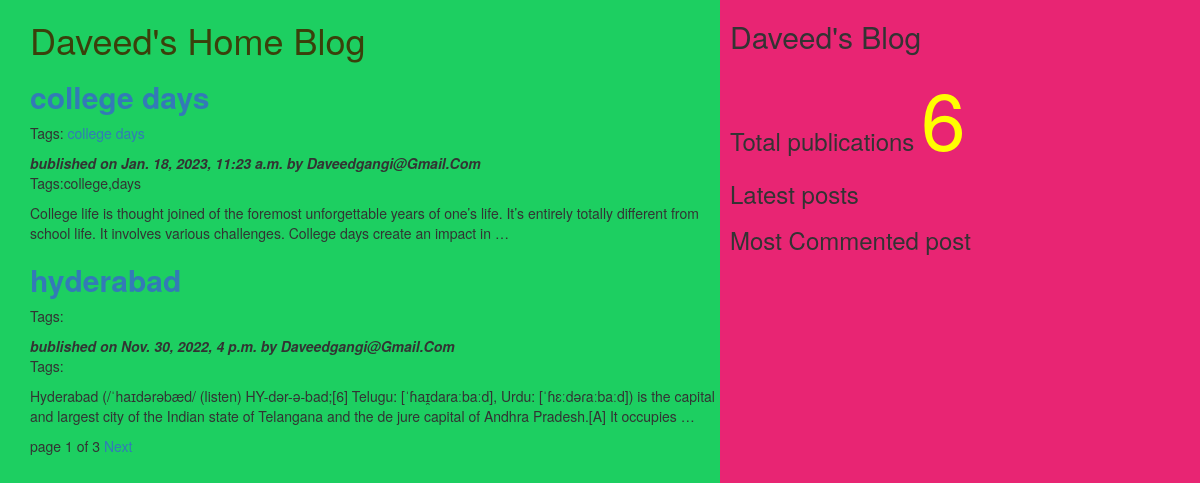
The page / on the database its author committed.
### myApp/models.py (models this page shows, shortened)
class Post(models.Model):
    tags=TaggableManager()
    STATUS_CHOICE=(("draft","Draft"),("published","Published"))
    title=models.CharField(max_length=200)
    slug=models.SlugField(max_length=50,unique_for_date="publish")
    author=models.ForeignKey(User,related_name="blog_posts",on_delete=models.CASCADE)
    body=models.TextField()
    publish=models.DateTimeField(default=timezone.now)
    created=models.DateTimeField(auto_now_add=True)
    updated=models.DateTimeField(auto_now_add=True)
    status=models.CharField(max_length=20,choices=STATUS_CHOICE,default="draft")
    objects=CustomManger()
    class Meta:
        ordering=("-publish",)
    def get_absolute_url(self):
        return reverse("post_detail",args=[self.publish.year,self.publish.strftime("%m"),self.publish.strftime("%d"),self.slug])

### myApp/views.py (the view)
# urls.py: re_path(r'^$',views.post_list_view),
def post_list_view(request,tag_slug=None):
    post_list=Post.objects.all()
    tag=None
    if tag_slug:
        tag=get_object_or_404(Tag,slug=tag_slug)#proivded slug
        post_list=post_list.filter(tags__in=[tag])
    paginator=Paginator(post_list,2)  # step1
    page_number=request.GET.get('page')  # step2
    try:
        post_list=paginator.page(page_number)  # step2
    except PageNotAnInteger:
        post_list=paginator.page(1)  # step3
    except EmptyPage:
        post_list=paginator.page(paginator.num_pages)  # step4
    d={"post_list":post_list,"tag":tag}
    return render(request,"myApp/post_list.html",d)

### myApp/models.py (called while the page is built)
    def get_queryset(self):
        return super().get_queryset().filter(status='published')

### myApp/templatetags/mytags.py (called while the page is built)
@register.simple_tag
def total_posts():
    return Post.objects.count()

### templates/myApp/post_list.html (shortened to what this page needs)
<html>
    {%extends "myApp/parent.html"%}
    {%block content_block%}
    <h1 style="color:#3a400b">Daveed's Home Blog</h1>
    {%for post in post_list%}
    <a href="{{post.get_absolute_url}}"><h2><b>{{post.title}}</b></h2></a>
    <p>Tags:
        {%for t in post.tags.all%}
        <a href="{%url "post_list_by_tag_name" t.slug%}">{{t.name}}</a>
        {%endfor%}
    </p>
    <i><b>bublished on {{post.publish}} by {{post.author|title}}</b></i>
    <p>Tags:{{post.tags.all|join:","}}</p>
    {{post.body|truncatewords:30|linebreaks}}
    {%endfor%}
    {%include "myApp/pagination.html" with page=post_list%}
{%endblock%}

### rows shown on the page
Post: title "college days", publish "Jan. 18, 2023, 11:23 a.m.", author "Daveedgangi@Gmail.Com", tags.all "college,days", body "College life is thought joined of the foremost unforgettable years of one’s life. It’s entirely totally different from school life. It involves various challenges. College days create an impact in …"
Tag: name "college"
Tag: name "days"
Post: title "hyderabad", publish "Nov. 30, 2022, 4 p.m.", author "Daveedgangi@Gmail.Com", body "Hyderabad (/ˈhaɪdərəbæd/ (listen) HY-dər-ə-bad;[6] Telugu: [ˈɦaɪ̯daraːbaːd], Urdu: [ˈɦɛːdəɾaːbaːd]) is the capital and largest city of the Indian state of Telangana and the de jure capital of Andhra Pradesh.[A] It occupies …"

### other values the page prints
{{ page.number }} "1"
{{ page.paginator.num_pages }} "3"
